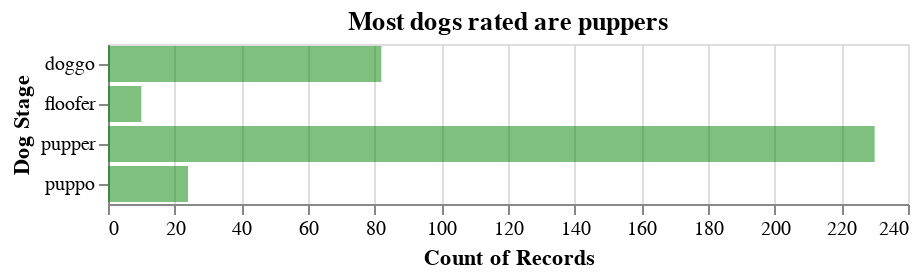

Notebook code for this chart:
### Code cell
alt.Chart(tweets_master[tweets_master['dog_stage']!= 'unknown']).mark_bar(color='green', opacity=0.5).encode(
    alt.Y('dog_stage', axis=alt.Axis(title='Dog Stage')),
    x='count()'
).properties(title = 'Most dogs rated are puppers')

### Figure 1 — Vega-Lite specification as saved in the notebook (floating-point values rounded to 4 significant figures; data arrays with more than 128 entries replaced by an {"elided": "..."} marker saying what was removed)
{"config": {"view": {"continuousWidth": 400, "continuousHeight": 300}}, "data": {"name": "data-a6045f59827e539be72592052cb7d89e"}, "mark": {"type": "bar", "color": "green", "opacity": 0.5}, "encoding": {"x": {"aggregate": "count", "type": "quantitative"}, "y": {"axis": {"title": "Dog Stage"}, "field": "dog_stage", "type": "nominal"}}, "title": "Most dogs rated are puppers", "$schema": "https://vega.github.io/schema/vega-lite/v4.17.0.json", "datasets": {"data-a6045f59827e539be72592052cb7d89e": {"elided": "346 records"}}}
